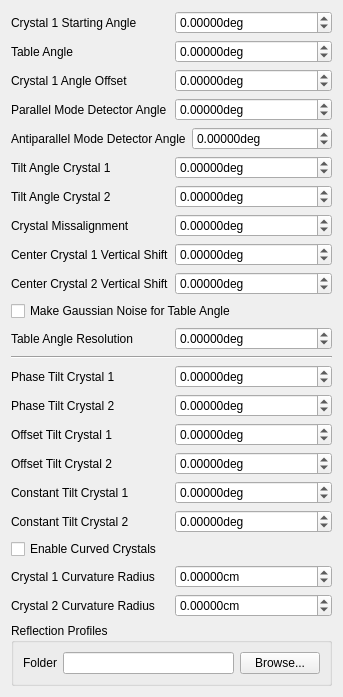
           <widget class="QWidget" name="scrollAreaWidgetContents_3">
            <property name="geometry">
             <rect>
              <x>0</x>
              <y>0</y>
              <width>343</width>
              <height>675</height>
             </rect>
            </property>
            <layout class="QVBoxLayout" name="verticalLayout_7">
             <item>
              <layout class="QHBoxLayout" name="horizontalLayout_28">
               <item>
                <widget class="QLabel" name="sg_label_24">
                 <property name="text">
                  <string>Crystal 1 Starting Angle</string>
                 </property>
                </widget>
               </item>
               <item>
                <widget class="QDoubleSpinBox" name="src_aprt_22">
                 <property name="suffix">
                  <string>deg</string>
                 </property>
                 <property name="decimals">
                  <number>5</number>
                 </property>
                 <property name="minimum">
                  <double>-9999.000000000000000</double>
                 </property>
                 <property name="maximum">
                  <double>9999.000000000000000</double>
                 </property>
                </widget>
               </item>
              </layout>
             </item>
             <item>
              <layout class="QHBoxLayout" name="horizontalLayout_29">
               <item>
                <widget class="QLabel" name="sg_label_25">
                 <property name="text">
                  <string>Table Angle</string>
                 </property>
                </widget>
               </item>
               <item>
                <widget class="QDoubleSpinBox" name="src_aprt_23">
                 <property name="suffix">
                  <string>deg</string>
                 </property>
                 <property name="decimals">
                  <number>5</number>
                 </property>
                 <property name="minimum">
                  <double>-9999.000000000000000</double>
                 </property>
                 <property name="maximum">
                  <double>9999.000000000000000</double>
                 </property>
                </widget>
               </item>
              </layout>
             </item>
             <item>
              <layout class="QHBoxLayout" name="horizontalLayout_30">
               <item>
                <widget class="QLabel" name="sg_label_26">
                 <property name="text">
                  <string>Crystal 1 Angle Offset</string>
                 </property>
                </widget>
               </item>
               <item>
                <widget class="QDoubleSpinBox" name="src_aprt_24">
                 <property name="suffix">
                  <string>deg</string>
                 </property>
                 <property name="decimals">
                  <number>5</number>
                 </property>
                 <property name="minimum">
                  <double>-9999.000000000000000</double>
                 </property>
                 <property name="maximum">
                  <double>9999.000000000000000</double>
                 </property>
                </widget>
               </item>
              </layout>
             </item>
             <item>
              <layout class="QHBoxLayout" name="horizontalLayout_31">
               <item>
                <widget class="QLabel" name="sg_label_27">
                 <property name="text">
                  <string>Parallel Mode Detector Angle</string>
                 </property>
                </widget>
               </item>
               <item>
                <widget class="QDoubleSpinBox" name="src_aprt_25">
                 <property name="suffix">
                  <string>deg</string>
                 </property>
                 <property name="decimals">
                  <number>5</number>
                 </property>
                 <property name="minimum">
                  <double>-9999.000000000000000</double>
                 </property>
                 <property name="maximum">
                  <double>9999.000000000000000</double>
                 </property>
                </widget>
               </item>
              </layout>
             </item>
             <item>
              <layout class="QHBoxLayout" name="horizontalLayout_32">
               <item>
                <widget class="QLabel" name="sg_label_28">
                 <property name="text">
                  <string>Antiparallel Mode Detector Angle</string>
                 </property>
                </widget>
               </item>
               <item>
                <widget class="QDoubleSpinBox" name="src_aprt_26">
                 <property name="suffix">
                  <string>deg</string>
                 </property>
                 <property name="decimals">
                  <number>5</number>
                 </property>
                 <property name="minimum">
                  <double>-9999.000000000000000</double>
                 </property>
                 <property name="maximum">
                  <double>9999.000000000000000</double>
                 </property>
                </widget>
               </item>
              </layout>
             </item>
             <item>
              <layout class="QHBoxLayout" name="horizontalLayout_33">
               <item>
                <widget class="QLabel" name="sg_label_29">
                 <property name="text">
                  <string>Tilt Angle Crystal 1</string>
                 </property>
                </widget>
               </item>
               <item>
                <widget class="QDoubleSpinBox" name="src_aprt_27">
                 <property name="suffix">
                  <string>deg</string>
                 </property>
                 <property name="decimals">
                  <number>5</number>
                 </property>
                 <property name="minimum">
                  <double>-9999.000000000000000</double>
                 </property>
                 <property name="maximum">
                  <double>9999.000000000000000</double>
                 </property>
                </widget>
               </item>
              </layout>
             </item>
             <item>
              <layout class="QHBoxLayout" name="horizontalLayout_35">
               <item>
                <widget class="QLabel" name="sg_label_31">
                 <property name="text">
                  <string>Tilt Angle Crystal 2</string>
                 </property>
                </widget>
               </item>
               <item>
                <widget class="QDoubleSpinBox" name="src_aprt_29">
                 <property name="suffix">
                  <string>deg</string>
                 </property>
                 <property name="decimals">
                  <number>5</number>
                 </property>
                 <property name="minimum">
                  <double>-9999.000000000000000</double>
                 </property>
                 <property name="maximum">
                  <double>9999.000000000000000</double>
                 </property>
                </widget>
               </item>
              </layout>
             </item>
             <item>
              <layout class="QHBoxLayout" name="horizontalLayout_36">
               <item>
                <widget class="QLabel" name="sg_label_32">
                 <property name="text">
                  <string>Crystal Missalignment</string>
                 </property>
                </widget>
               </item>
               <item>
                <widget class="QDoubleSpinBox" name="src_aprt_30">
                 <property name="suffix">
                  <string>deg</string>
                 </property>
                 <property name="decimals">
                  <number>5</number>
                 </property>
                 <property name="minimum">
                  <double>-9999.000000000000000</double>
                 </property>
                 <property name="maximum">
                  <double>9999.000000000000000</double>
                 </property>
                </widget>
               </item>
              </layout>
             </item>
             <item>
              <layout class="QHBoxLayout" name="horizontalLayout_37">
               <item>
                <widget class="QLabel" name="sg_label_33">
                 <property name="text">
                  <string>Center Crystal 1 Vertical Shift</string>
                 </property>
                </widget>
               </item>
               <item>
                <widget class="QDoubleSpinBox" name="src_aprt_31">
                 <property name="suffix">
                  <string>deg</string>
                 </property>
                 <property name="decimals">
                  <number>5</number>
                 </property>
                 <property name="minimum">
                  <double>-9999.000000000000000</double>
                 </property>
                 <property name="maximum">
                  <double>9999.000000000000000</double>
                 </property>
                </widget>
               </item>
              </layout>
             </item>
             <item>
              <layout class="QHBoxLayout" name="horizontalLayout_38">
               <item>
                <widget class="QLabel" name="sg_label_34">
                 <property name="text">
                  <string>Center Crystal 2 Vertical Shift</string>
                 </property>
                </widget>
               </item>
               <item>
                <widget class="QDoubleSpinBox" name="src_aprt_32">
                 <property name="suffix">
                  <string>deg</string>
                 </property>
                 <property name="decimals">
                  <number>5</number>
                 </property>
                 <property name="minimum">
                  <double>-9999.000000000000000</double>
                 </property>
                 <property name="maximum">
                  <double>9999.000000000000000</double>
                 </property>
                </widget>
               </item>
              </layout>
             </item>
             <item>
              <widget class="QCheckBox" name="make_img_plates_7">
               <property name="text">
                <string>Make Gaussian Noise for Table Angle</string>
               </property>
              </widget>
             </item>
             <item>
              <layout class="QHBoxLayout" name="horizontalLayout_45">
               <item>
                <widget class="QLabel" name="sg_label_41">
                 <property name="text">
                  <string>Table Angle Resolution</string>
                 </property>
                </widget>
               </item>
               <item>
                <widget class="QDoubleSpinBox" name="src_aprt_39">
                 <property name="suffix">
                  <string>deg</string>
                 </property>
                 <property name="decimals">
                  <number>5</number>
                 </property>
                 <property name="minimum">
                  <double>-9999.000000000000000</double>
                 </property>
                 <property name="maximum">
                  <double>9999.000000000000000</double>
                 </property>
                </widget>
               </item>
              </layout>
             </item>
             <item>
              <widget class="Line" name="line">
               <property name="orientation">
                <enum>Qt::Horizontal</enum>
               </property>
              </widget>
             </item>
             <item>
              <layout class="QHBoxLayout" name="horizontalLayout_39">
               <item>
                <widget class="QLabel" name="sg_label_35">
                 <property name="text">
                  <string>Phase Tilt Crystal 1</string>
                 </property>
                </widget>
               </item>
               <item>
                <widget class="QDoubleSpinBox" name="src_aprt_33">
                 <property name="suffix">
                  <string>deg</string>
                 </property>
                 <property name="decimals">
                  <number>5</number>
                 </property>
                 <property name="minimum">
                  <double>-9999.000000000000000</double>
                 </property>
                 <property name="maximum">
                  <double>9999.000000000000000</double>
                 </property>
                </widget>
               </item>
              </layout>
             </item>
             <item>
              <layout class="QHBoxLayout" name="horizontalLayout_40">
               <item>
                <widget class="QLabel" name="sg_label_36">
                 <property name="text">
                  <string>Phase Tilt Crystal 2</string>
                 </property>
                </widget>
               </item>
               <item>
                <widget class="QDoubleSpinBox" name="src_aprt_34">
                 <property name="suffix">
                  <string>deg</string>
                 </property>
                 <property name="decimals">
                  <number>5</number>
                 </property>
                 <property name="minimum">
                  <double>-9999.000000000000000</double>
                 </property>
                 <property name="maximum">
                  <double>9999.000000000000000</double>
                 </property>
                </widget>
               </item>
              </layout>
             </item>
             <item>
              <layout class="QHBoxLayout" name="horizontalLayout_41">
               <item>
                <widget class="QLabel" name="sg_label_37">
                 <property name="text">
                  <string>Offset Tilt Crystal 1</string>
                 </property>
                </widget>
               </item>
               <item>
                <widget class="QDoubleSpinBox" name="src_aprt_35">
                 <property name="suffix">
                  <string>deg</string>
                 </property>
                 <property name="decimals">
                  <number>5</number>
                 </property>
                 <property name="minimum">
                  <double>-9999.000000000000000</double>
                 </property>
                 <property name="maximum">
                  <double>9999.000000000000000</double>
                 </property>
                </widget>
               </item>
              </layout>
             </item>
             <item>
              <layout class="QHBoxLayout" name="horizontalLayout_42">
               <item>
                <widget class="QLabel" name="sg_label_38">
                 <property name="text">
                  <string>Offset Tilt Crystal 2</string>
                 </property>
                </widget>
               </item>
               <item>
                <widget class="QDoubleSpinBox" name="src_aprt_36">
                 <property name="suffix">
                  <string>deg</string>
                 </property>
                 <property name="decimals">
                  <number>5</number>
                 </property>
                 <property name="minimum">
                  <double>-9999.000000000000000</double>
                 </property>
                 <property name="maximum">
                  <double>9999.000000000000000</double>
                 </property>
                </widget>
               </item>
              </layout>
             </item>
             <item>
              <layout class="QHBoxLayout" name="horizontalLayout_43">
               <item>
                <widget class="QLabel" name="sg_label_39">
                 <property name="text">
                  <string>Constant Tilt Crystal 1</string>
                 </property>
                </widget>
               </item>
               <item>
                <widget class="QDoubleSpinBox" name="src_aprt_37">
                 <property name="suffix">
                  <string>deg</string>
                 </property>
                 <property name="decimals">
                  <number>5</number>
                 </property>
                 <property name="minimum">
                  <double>-9999.000000000000000</double>
                 </property>
                 <property name="maximum">
                  <double>9999.000000000000000</double>
                 </property>
                </widget>
               </item>
              </layout>
             </item>
             <item>
              <layout class="QHBoxLayout" name="horizontalLayout_44">
               <item>
                <widget class="QLabel" name="sg_label_40">
                 <property name="text">
                  <string>Constant Tilt Crystal 2</string>
                 </property>
                </widget>
               </item>
               <item>
                <widget class="QDoubleSpinBox" name="src_aprt_38">
                 <property name="suffix">
                  <string>deg</string>
                 </property>
                 <property name="decimals">
                  <number>5</number>
                 </property>
                 <property name="minimum">
                  <double>-9999.000000000000000</double>
                 </property>
                 <property name="maximum">
                  <double>9999.000000000000000</double>
                 </property>
                </widget>
               </item>
              </layout>
             </item>
             <item>
              <widget class="QCheckBox" name="make_img_plates_6">
               <property name="text">
                <string>Enable Curved Crystals</string>
               </property>
              </widget>
             </item>
             <item>
              <layout class="QHBoxLayout" name="horizontalLayout_64">
               <item>
                <widget class="QLabel" name="sg_label_60">
                 <property name="text">
                  <string>Crystal 1 Curvature Radius</string>
                 </property>
                </widget>
               </item>
               <item>
                <widget class="QDoubleSpinBox" name="src_aprt_53">
                 <property name="suffix">
                  <string>cm</string>
                 </property>
                 <property name="decimals">
                  <number>5</number>
                 </property>
                 <property name="minimum">
                  <double>-9999.000000000000000</double>
                 </property>
                 <property name="maximum">
                  <double>9999.000000000000000</double>
                 </property>
                </widget>
               </item>
              </layout>
             </item>
             <item>
              <layout class="QHBoxLayout" name="horizontalLayout_65">
               <item>
                <widget class="QLabel" name="sg_label_61">
                 <property name="text">
                  <string>Crystal 2 Curvature Radius</string>
                 </property>
                </widget>
               </item>
               <item>
                <widget class="QDoubleSpinBox" name="src_aprt_54">
                 <property name="suffix">
                  <string>cm</string>
                 </property>
                 <property name="decimals">
                  <number>5</number>
                 </property>
                 <property name="minimum">
                  <double>-9999.000000000000000</double>
                 </property>
                 <property name="maximum">
                  <double>9999.000000000000000</double>
                 </property>
                </widget>
               </item>
              </layout>
             </item>
             <item>
              <widget class="QGroupBox" name="groupBox_10">
               <property name="title">
                <string>Reflection Profiles</string>
               </property>
               <layout class="QVBoxLayout" name="verticalLayout_20">
                <item>
                 <layout class="QHBoxLayout" name="horizontalLayout_80">
                  <item>
                   <widget class="QLabel" name="sg_label_77">
                    <property name="enabled">
                     <bool>true</bool>
                    </property>
                    <property name="text">
                     <string>Folder</string>
                    </property>
                   </widget>
                  </item>
                  <item>
                   <widget class="QLineEdit" name="lineEdit_2">
                    <property name="enabled">
                     <bool>true</bool>
                    </property>
                    <property name="readOnly">
                     <bool>true</bool>
                    </property>
                    <property name="placeholderText">
                     <string/>
                    </property>
                   </widget>
                  </item>
                  <item>
                   <widget class="QPushButton" name="pushButton_2">
                    <property name="enabled">
                     <bool>true</bool>
                    </property>
                    <property name="text">
                     <string>Browse...</string>
                    </property>
                   </widget>
                  </item>
                 </layout>
                </item>
               </layout>
              </widget>
             </item>
             <item>
              <spacer name="verticalSpacer_8">
               <property name="orientation">
                <enum>Qt::Vertical</enum>
               </property>
               <property name="sizeHint" stdset="0">
                <size>
                 <width>20</width>
                 <height>40</height>
                </size>
               </property>
              </spacer>
             </item>
             <item>
              <spacer name="verticalSpacer_4">
               <property name="orientation">
                <enum>Qt::Vertical</enum>
               </property>
               <property name="sizeHint" stdset="0">
                <size>
                 <width>20</width>
                 <height>40</height>
                </size>
               </property>
              </spacer>
             </item>
            </layout>
           </widget>
